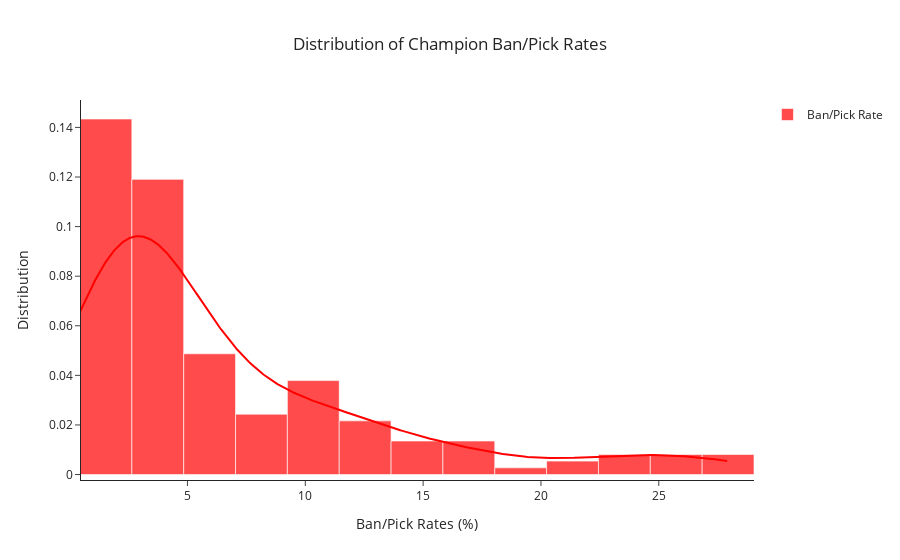

The cell this chart's notebook holds for it:
### Code cell
rows = [
    dmc.TableTr(
        [
            dmc.TableTd(tier, style={"width": "100px", "textAlign": "center", "backgroundColor": ultimate_tier_list_color[tier]}),
            dmc.TableTd(
                dmc.Group(
                    children=[
                        dmc.ActionIcon(
                            children=dmc.Image(src=f"/assets/champion_icons/{champion}.png"),
                            id=champion,
                            size="xl",
                            variant="transparent",
                            style={"width": "75px", "height": "75px"}
                        )
                        for champion in champions                     
                    ],
                    gap=0.5,
                ),
                style={"backgroundColor": "#1A1A1A"}
            ),
        ]
    )
    for tier, champions in detailed_tier_list.items()
]

head = dmc.TableThead(
    dmc.TableTr(
        [
            dmc.TableTh("Tier"),
            dmc.TableTh("Champion"),
        ]
    )
)
body = dmc.TableTbody(rows)
caption = dmc.TableCaption("Tier List of Champions")

table = dmc.Table([head, body, caption])


champion_winrate_fig = ff.create_distplot(
    hist_data=[champion_winrate['0']],
    bin_size=1.2,
    group_labels=["Winrate"],
    show_hist=True,
    show_rug=False,
)

champion_winrate_fig.update_layout(
    title = "Distribution of Champion Win Rates",
    title_x=0.5,
    xaxis_title = "Win Rates (%)",
    yaxis_title = "Distribution",
    template="simple_white"
)

champion_banpickrate_fig = ff.create_distplot(
    hist_data=[champion_ban_pick_rate['0']],
    bin_size=2.2,
    group_labels=["Ban/Pick Rate"],
    show_hist=True,
    show_rug=False,
    colors=['red']
)

champion_banpickrate_fig.update_layout(
    title = "Distribution of Champion Ban/Pick Rates",
    title_x=0.5,
    xaxis_title = "Ban/Pick Rates (%)",
    yaxis_title = "Distribution",
    template="simple_white"
)

### Figure 1 — Plotly figure (JSON) as saved in the notebook; plotly's stock layout.template omitted (floating-point values rounded to 4 significant figures; data arrays with more than 128 entries replaced by an {"elided": "..."} marker saying what was removed)
{"data": [{"autobinx": false, "histnorm": "probability density", "legendgroup": "Ban/Pick Rate", "marker": {"color": "red"}, "name": "Ban/Pick Rate", "opacity": 0.7, "type": "histogram", "x": {"elided": "168 float values"}, "xaxis": "x", "xbins": {"end": 27.95, "size": 2.2, "start": 0.44}, "yaxis": "y"}, {"legendgroup": "Ban/Pick Rate", "marker": {"color": "red"}, "mode": "lines", "name": "Ban/Pick Rate", "showlegend": false, "type": "scatter", "x": {"elided": "500 float values"}, "xaxis": "x", "y": {"elided": "500 float values"}, "yaxis": "y"}], "layout": {"barmode": "overlay", "hovermode": "closest", "legend": {"traceorder": "reversed"}, "title": {"text": "Distribution of Champion Ban/Pick Rates", "x": 0.5}, "xaxis": {"anchor": "y2", "domain": [0, 1], "title": {"text": "Ban/Pick Rates (%)"}, "zeroline": false}, "yaxis": {"anchor": "free", "domain": [0, 1], "position": 0, "title": {"text": "Distribution"}}}}
